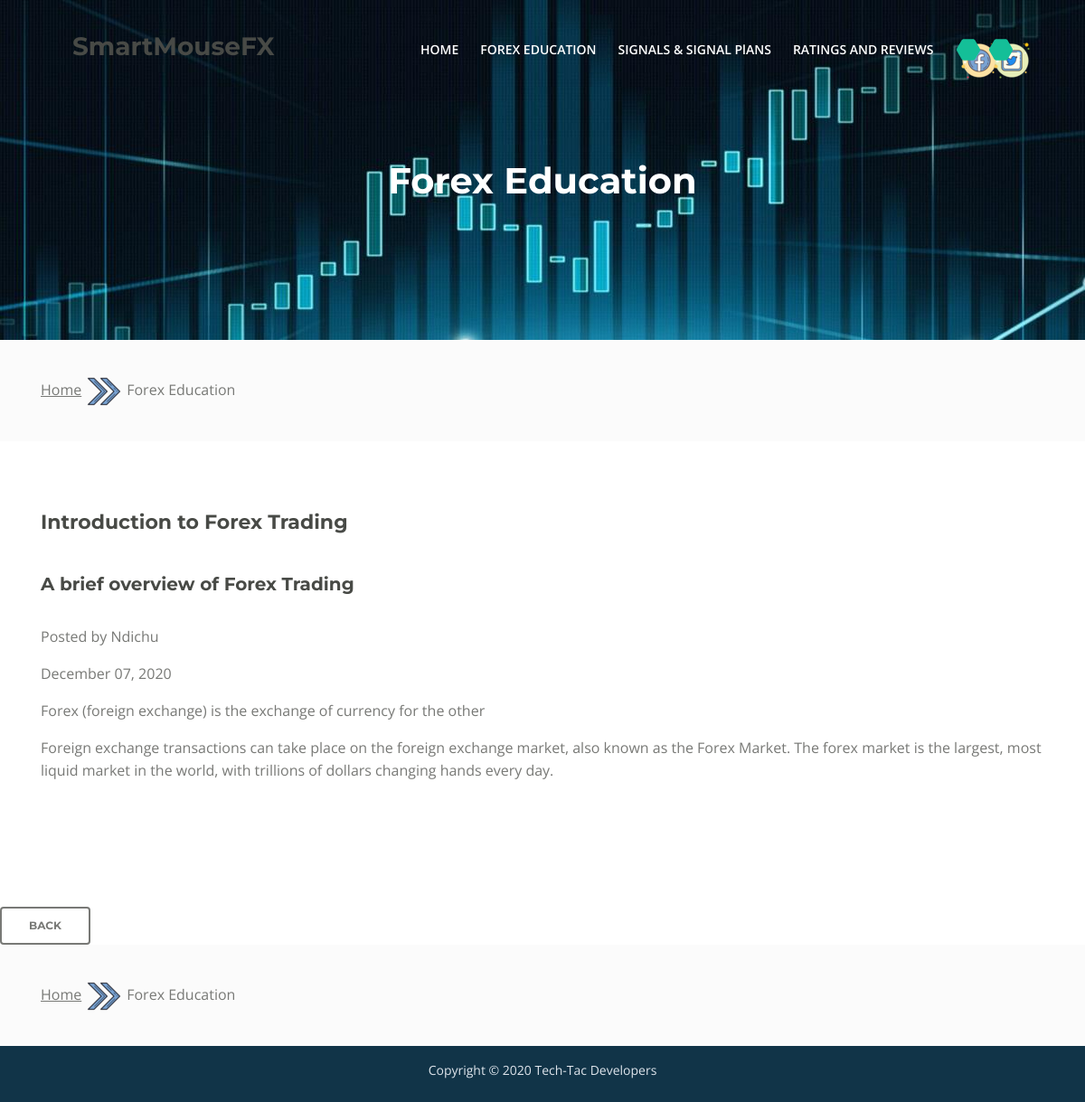
/post/1, run on the app's committed database.
### __init__.py (models this page shows)
class ForexEdu(db.Model):
    id = db.Column(db.Integer, primary_key=True)
    title = db.Column(db.String(50))
    subtitle = db.Column(db.String(50))
    author = db.Column(db.String(50))
    date_posted = db.Column(db.DateTime)
    content = db.Column(db.Text)

### __init__.py (the view)
@app.route('/post/<int:post_id>')
def post(post_id):
    post = ForexEdu.query.filter_by(id=post_id).one()
    date_posted = post.date_posted.strftime('%B %d, %Y ')
    return render_template('posts.html', post=post, date_posted=date_posted )

### templates/posts.html (shortened to what this page needs)
<!DOCTYPE html>
<html lang="en">
<head>
    <link href="{{url_for('static', filename='bootstrap.css')}}" rel="stylesheet">
    <link href="{{url_for('static', filename='fontawesome-all.css')}}" rel="stylesheet">
    <link href="{{url_for('static', filename='swiper.css')}}" rel="stylesheet">
	<link href="{{url_for('static', filename='magnific-popup.css')}}" rel="stylesheet">
	<link href="{{url_for('static', filename='styles.css')}}" rel="stylesheet">
</head>
<body data-spy="scroll" data-target=".fixed-top">
    <nav class="navbar navbar-expand-md navbar-dark navbar-custom fixed-top">
        <h2>SmartMouseFX</h2>
        <div class="collapse navbar-collapse" id="navbarsExampleDefault">
            <ul class="navbar-nav ml-auto">
                <li class="nav-item">
                    <a class="nav-link page-scroll" href="/">HOME </a>
                </li>
                <li class="nav-item">
                    <a class="nav-link page-scroll" href="/edu">FOREX EDUCATION <span class="sr-only">(current)</span></a>
                </li>
                <li class="nav-item">
                    <a class="nav-link page-scroll" href="s&sp">SIGNALS & SIGNAL PlANS</a>
                </li>
                <li class="nav-item">
                    <a class="nav-link page-scroll" href="/r&r">RATINGS AND REVIEWS</a>
                </li>
            </ul>
            <span class="nav-item social-icons">
                <span class="fa-stack">
                    <a href="#your-link">
                        <span class="hexagon"></span>
                    </a>
                </span>
                <span class="fa-stack">
                    <a href="#your-link">
                        <span class="hexagon"></span>
                    </a>
                </span>
            </span>
        </div>
    </nav>
    <header id="header" class="ex-header" style="background-image: url('{{url_for('static', filename='forexEdu.jpeg')}}')">
        <div class="container">
            <div class="row">
                <div class="col-md-12">
                    <h1>Forex Education</h1>
                </div>
            </div>
        </div>
    </header>
    <div class="ex-basic-1">
        <div class="container">
            <div class="row">
                <div class="col-lg-12">
                    <div class="breadcrumbs">
                        <a href="index.html">Home</a><img src="{{url_for('static', filename='angle-double-right.png')}}" /><span>Forex Education</span>
                    </div>
                </div>
            </div>
        </div>
    </div>
    <div class="ex-basic-2">
        <div class="container">
            <div class="row">
                <div class="col-lg-12">
                    <div class="text-container">
                        <h3>{{post.title}}</h3>
                        <br>
                        <h4>{{post.subtitle}}</h4>
                        <br>
                         <p>Posted by {{post.author}}</p>
                        <p>{{date_posted}}</p>
                        <p>{{post.content|safe}}</p>
                        </div>
                    </div>
                </div>
            </div>
        </div>
<a class="btn-outline-reg back" href="/edu">BACK</a>
    <div class="ex-basic-1">
        <div class="container">
            <div class="row">
                <div class="col-lg-12">
                    <div class="breadcrumbs">
                        <a href="index.html">Home</a><img src="{{url_for('static', filename='angle-double-right.png')}}" /><span>Forex Education</span>
                    </div>
                </div>
            </div>
        </div>
    </div>
    <div class="copyright">
        <div class="container">
            <div class="row">
                <div class="col-lg-12">
                    <p class="p-small">Copyright © 2020 <a href="#">Tech-Tac Developers</a></p>
                </div>
            </div>
        </div>
    </div>
</body>
</html>

### static/styles.css (style rules this page uses)
body, html { width: 100%; height: 100%; }
body, p { color: #787976; font: 400 1rem/1.5625rem "Open Sans", sans-serif; }
.p-small { font: 400 0.875rem/1.375rem "Open Sans", sans-serif; }
h1 { color: #484a46; font: 700 2.5rem/3rem "Montserrat", sans-serif; }
h2 { color: #484a46; font: 700 1.75rem/2.125rem "Montserrat", sans-serif; }
h3 { color: #484a46; font: 700 1.375rem/1.75rem "Montserrat", sans-serif; }
h4 { color: #484a46; font: 700 1.25rem/1.625rem "Montserrat", sans-serif; }
a { color: #787976; text-decoration: underline; }
.btn-outline-reg { display: inline-block; padding: 1.1875rem 1.875rem 1.1875rem 1.875rem; border: 0.125rem solid #787976; border-radius: 0.25rem; background-color: transparent; color: #787976; font: 700 0.75rem/0 "Montserrat", sans-serif; text-decoration: none; transition: all 0.2s; }
.navbar-custom { padding-top: 0.375rem; padding-bottom: 0.375rem; background-color: #113448; box-shadow: 0 0.0625rem 0.375rem 0 rgba(0, 0, 0, 0.1); font: 600 0.875rem/0.875rem "Open Sans", sans-serif; transition: all 0.2s; }
.navbar-custom .navbar-nav { margin-top: 0.75rem; margin-bottom: 0.5rem; }
.navbar-custom .nav-item .nav-link { padding: 0.625rem 0.75rem 0.625rem 0.75rem; color: #fff; text-decoration: none; transition: all 0.2s ease; }
.navbar-custom .social-icons { display: none; }
.copyright { padding-top: 1rem; padding-bottom: 0.5rem; background-color: #113448; text-align: center; }
.copyright p, .copyright a { color: #dfe5ec; text-decoration: none; }
.ex-header { padding-top: 8rem; padding-bottom: 5rem; background-color: #153e52; text-align: center; }
.ex-header h1 { color: #fff; }
.ex-basic-1 { padding-top: 2rem; padding-bottom: 0.875rem; background-color: #fbfbfb; }
.ex-basic-1 .breadcrumbs { margin-bottom: 1rem; }
.ex-basic-2 { padding-top: 4.75rem; padding-bottom: 4rem; }
.ex-basic-2 h3 { margin-bottom: 1rem; }
.ex-basic-2 .text-container { margin-bottom: 3.625rem; }
@media (min-width: 768px) { .navbar-custom { padding: 2.125rem 1.5rem 2.125rem 2rem; box-shadow: none; background: transparent; } }
@media (min-width: 768px) { .navbar-custom .navbar-nav { margin-top: 0; margin-bottom: 0; } }
@media (min-width: 768px) { .navbar-custom .nav-item .nav-link { padding: 0.25rem 0.75rem 0.25rem 0.75rem; } }
@media (min-width: 768px) { .ex-header { padding-top: 11rem; padding-bottom: 9rem; } }
@media (min-width: 992px) { .navbar-custom .social-icons { display: block; margin-left: 0.5rem; } }
@media (min-width: 992px) { .navbar-custom .fa-stack { margin-left: 0.375rem; font-size: 0.8125rem; } }
@media (min-width: 992px) { .navbar-custom .fa-stack .hexagon { width: 1.625rem; height: 1.625rem; position: absolute; background: url('../images/hexagon-green.svg') center center no-repeat; background-size: 1.625rem 1.625rem; transition: all 0.2s ease; } }
@media (min-width: 992px) { .ex-header h1 { width: 80%; margin-right: auto; margin-left: auto; } }
@media (min-width: 992px) { .ex-basic-2 { padding-bottom: 5rem; } }
@media (min-width: 1200px) { .navbar-custom { padding-right: 5rem; padding-left: 5rem; } }
@media (min-width: 1200px) { .ex-header h1 { width: 60%; margin-right: auto; margin-left: auto; } }

### data on the page
ForexEdu: title "Introduction to Forex Trading", subtitle "A brief overview of Forex Trading", author "Ndichu", content "Forex (foreign exchange) is the exchange of currency for the other Foreign exchange transactions can take place on the foreign exchange market, also known as the Forex Market. The forex market is the largest, most liquid market in the world, with trillions of dollars changing hands every day."

### other printed values
{{ date_posted }} "December 07, 2020"
